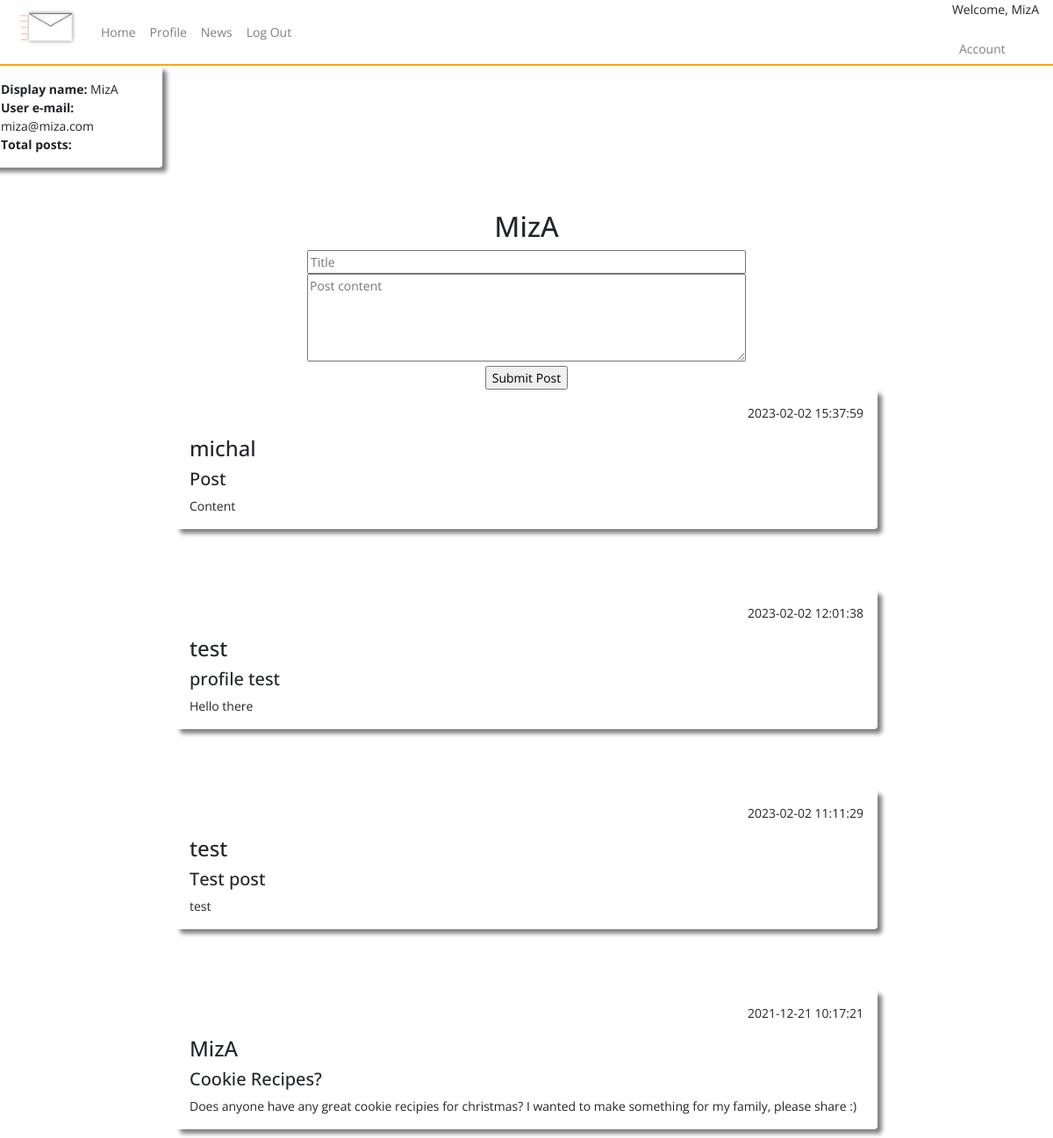
/index (signed in), run on an earlier commit of the app's database.
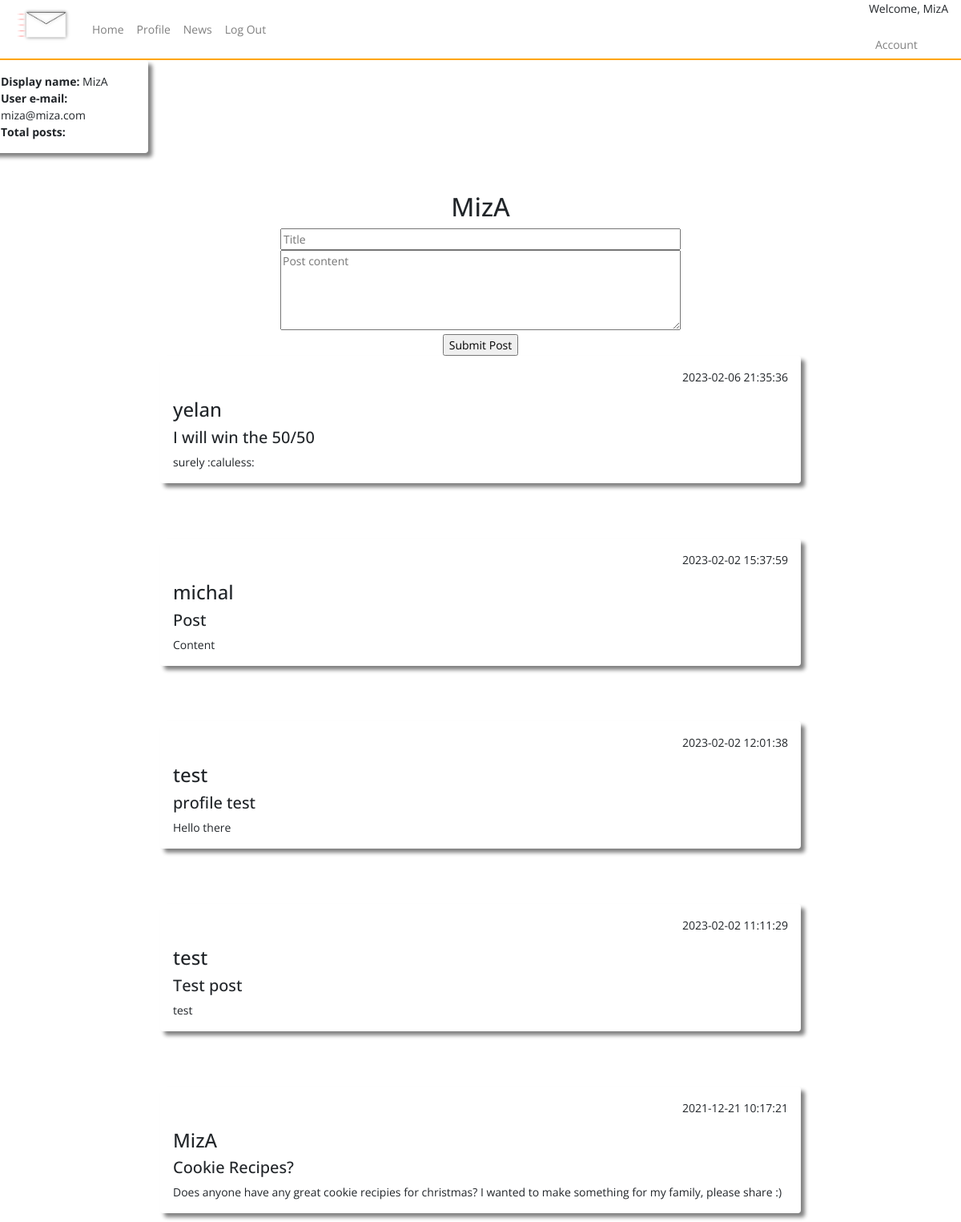
And on a later commit of the database.
### tables this page shows
CREATE TABLE users (
    ID INTEGER PRIMARY KEY AUTOINCREMENT,
    username TEXT NOT NULL,
    password TEXT NOT NULL,
    email TEXT NOT NULL UNIQUE
);

CREATE TABLE posts (
    ID INTEGER PRIMARY KEY AUTOINCREMENT,
    title TEXT NOT NULL,
    content TEXT NOT NULL,
    by_user TEXT NOT NULL,
    created_at timestamp default current_timestamp
);

### app.py (the view)
@app.route("/index")
def posts():
   if not session.get('username'):
    return redirect(url_for('home'))
   posts=query_db('SELECT * FROM posts ORDER BY created_at DESC')
   user=query_db('SELECT * FROM users WHERE username = ?', [session['username']], True)
   return render_template('index.html', posts = posts, user = user)

### app.py (called while the page is built)
def query_db(query, args=(), one=False):
    con = g._database = sqlite3.connect(DATABASE)
    con.row_factory = sqlite3.Row
    cur = con.execute(query, args)
    rv = cur.fetchall()
    cur.close()
    return (rv[0] if rv else None) if one else rv

### templates/index.html (shortened to what this page needs)
{% include "layout.html" %}
{% include "nav.html" %}
<body>
<div class="row h-500 acc_snippet">
  <div class="col-4 shadow p-3 mb-5 rounded">
      <b>Display name:</b> {{ user.username }}<br>
      <b>User e-mail:</b> {{ user.email }}<br>
      <b>Total posts:</b>
  </div>
</div>
<div class="container-fluid create-post">
  <div class="row h-500">
    <div class="col">
      <h2>{{session.username}}</h2>
      <form action="{{ url_for('post_submit') }}" method="POST" id="post_form">
        <input type="text" placeholder="Title" name="title" style="width: 500px" required/><br>
        <textarea placeholder="Post content" form="post_form" name="content" style="height: 100px; width: 500px" required></textarea>
        <br/>
        <input type="submit" value="Submit Post" />
      </form>
</div>
</div>
</div>
    {% for post in posts %}
    <div class="shadow mx-auto posts p-3 mb-5 rounded">
    <p align="right">{{  post.created_at  }}</p>
    <h4>{{ post.by_user }}</h4>
    <h5>{{ post.title }}</h5>
    {{ post.content }}<br/>
    </div>
    <br/>
    {% endfor %}
</body>
</body>

### templates/layout.html (shortened to what this page needs)
<!doctype html>
<head>
  <link href="{{ url_for('static', filename='css/bootstrap.min.css') }}" rel="stylesheet">
  <link href="{{ url_for('static', filename='css/style.css') }}" rel="stylesheet">
  <link href="https://cdnjs.cloudflare.com/ajax/libs/toastr.js/latest/toastr.min.css" rel="stylesheet">
</head>

### templates/nav.html (shortened to what this page needs)
<nav class="navbar nav-main navbar-expand-lg navbar-light">
    <a class="navbar-brand">
      <img src="{{url_for('static', filename='assets/logo.png')}}" alt="logo" style="height: 75px;">
    </a>
    <div class="collapse navbar-collapse" id="navbarNav">
      <ul class="navbar-nav">
        <li class="nav-item">
          <a class="nav-link" href="{{ url_for('posts') }}">Home</a>
        </li>
        <li class="nav-item">
          <a class="nav-link" href="{{ url_for('profile') }}">Profile</a>
        </li>
        <li class="nav-item">
          <a class="nav-link" href="{{ url_for('news') }}">News</a>
        </li>
        <li class="nav-item">
          <a class="nav-link" href="{{ url_for('logout') }}">Log Out</a>
        </li>
      </ul>
    </div>
    <div class="welcome-session">
      <p>Welcome, {{session.username}}</p>
      <ul class="navbar-nav">
        <li class="nav-item">
          <a class="nav-link" href="{{ url_for('account_settings') }}">Account</a>
        </li>
      </ul>
    </div>
  </nav>

### static/css/style.css (style rules this page uses)
body { font-family: 'Open Sans', sans-serif; font-weight: 400px; font-size: 14px; }
.shadow { box-shadow: 5px 5px 5px grey; }
.posts { width: 800px; }
.create-post { margin-left: auto; margin-right: auto; justify-content: center; text-align: center; padding-top: -20px; }
.nav-main { background-color: rgb(255, 255, 255); border-bottom: 2px solid orange; height: 75px; }
.welcome-session { text-align: right; }
.acc_snippet { width: 50%; }

What changed in the data, as far as the page shows it:
added posts: created_at "2023-02-06 21:35:36", by_user "yelan", title "I will win the 50/50", content "surely :caluless:"
